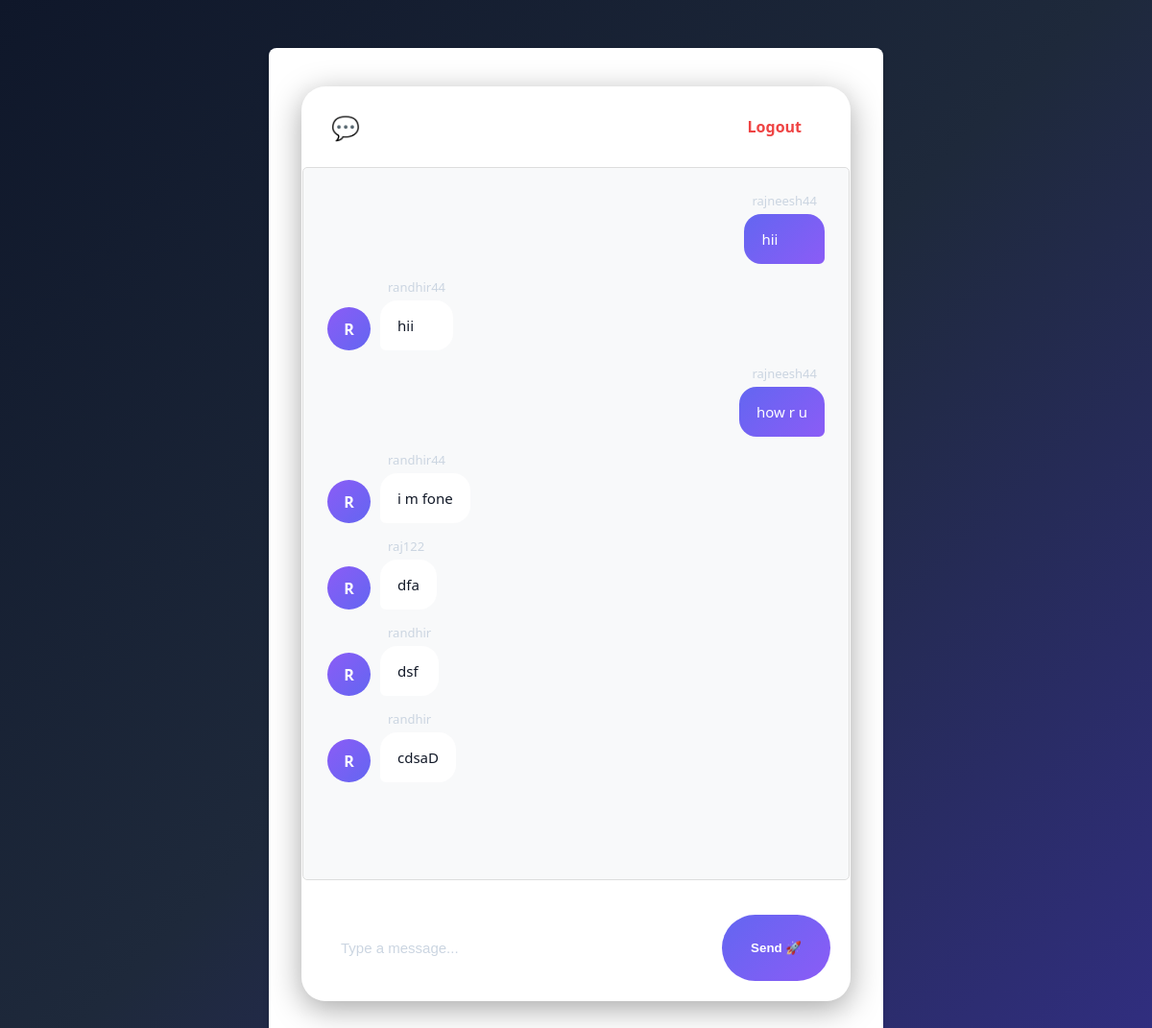
Screenshot of / (signed in) with the database file from the repository.
### chat/models.py (models this page shows, shortened)
class Message(models.Model):
    user = models.ForeignKey(User, on_delete=models.CASCADE)
    content = models.TextField()
    timestamp = models.DateTimeField(auto_now_add=True)
    class Meta:
        ordering = ['timestamp']

### chat/views.py (the view)
# urls.py: path('', views.chat_room, name='chat_room'),
@login_required(login_url='login')
def chat_room(request):
    messages = Message.objects.all()[0:50] # Fetch last 50 messages
    return render(request, 'chat/chat_room.html', {'messages': messages})

### chat/templates/chat/chat_room.html (shortened to what this page needs)
{% extends 'chat/base.html' %}
{% block content %}
<div class="chat-container">
    <div class="chat-header">
        <h3>💬 Welcome, {{ request.user.username }}</h3>
        <a href="{% url 'logout' %}" class="logout-btn">
            Logout
        </a>
    </div>
    <div id="chat-log" class="message-box">
        {% for message in messages %}
        <div class="chat-message {% if message.user.username == request.user.username %}sent{% else %}received{% endif %}">
            {% if message.user.username != request.user.username %}
            <div class="avatar">
                {{ message.user.username|first|upper }}
            </div>
            {% endif %}
            <div class="message-content">
                <div class="username">
                    {{ message.user.username }}
                </div>
                <div class="bubble">
                    {{ message.content }}
                </div>
            </div>
        </div>
        {% endfor %}
    </div>
    <div class="chat-input-area">
        <input
            id="chat-message-input"
            type="text"
            placeholder="Type a message..."
        >
        <button id="chat-message-submit">
            Send 🚀
        </button>
    </div>
</div>
{% endblock %}

### chat/templates/chat/base.html (shortened to what this page needs)
<!DOCTYPE html>
<html>
<head>
</head>
<body>
    <div class="container">
        {% block content %}{% endblock %}
    </div>
</body>
</html>

### chat/templates/chat/base.html (style rules this page uses)
body { font-family: 'Segoe UI', Tahoma, Geneva, Verdana, sans-serif; background: #e9ecef; margin: 0; padding: 0; }
.container { max-width: 600px; margin: 50px auto; padding: 20px; background: #fff; border-radius: 8px; box-shadow: 0 4px 6px rgba(0,0,0,0.1); }
input[type="text"], input[type="password"] { width: 100%; padding: 10px; margin: 10px 0; border: 1px solid #ccc; border-radius: 5px; box-sizing: border-box; }
button { background: #28a745; color: white; border: none; padding: 10px 15px; border-radius: 5px; cursor: pointer; }
.message-box { height: 400px; overflow-y: scroll; border: 1px solid #ddd; padding: 15px; background: #f8f9fa; border-radius: 5px; margin-bottom: 15px; }

### chat/templates/chat/chat_room.html (style rules this page uses)
body { background: linear-gradient( 135deg, #0f172a, #1e293b, #312e81 ); min-height:100vh; }
.chat-container { width:95%; max-width:1100px; height:90vh; margin:20px auto; display:flex; flex-direction:column; background:rgba(255,255,255,0.08); backdrop-filter:blur(25px); border:1px solid rgba(255,255,255,0.1); border-radius:25px; overflow:hidden; box-shadow: 0 8px 32px rgba(0,0,0,.35); }
.chat-header { display:flex; justify-content:space-between; align-items:center; padding:20px 30px; background:rgba(255,255,255,.05); border-bottom:1px solid rgba(255,255,255,.1); color:white; }
.chat-header h3 { margin:0; font-size:24px; font-weight:600; }
.logout-btn { text-decoration:none; background:white; color:#ef4444; padding:10px 20px; border-radius:50px; font-weight:600; transition:.3s; }
.message-box { flex:1; overflow-y:auto; padding:25px; display:flex; flex-direction:column; gap:15px; }
.chat-message { display:flex; align-items:flex-end; gap:10px; animation:slideUp .25s ease; }
.received { justify-content:flex-start; }
.sent { justify-content:flex-end; }
.avatar { width:45px; height:45px; border-radius:50%; background:linear-gradient( 135deg, #8b5cf6, #6366f1 ); color:white; display:flex; justify-content:center; align-items:center; font-weight:bold; font-size:16px; flex-shrink:0; }
.message-content { max-width:70%; }
.username { color:#cbd5e1; font-size:13px; margin-bottom:5px; padding:0 8px; }
.sent .username { text-align:right; }
.bubble { padding:14px 18px; border-radius:18px; word-wrap:break-word; line-height:1.6; font-size:15px; }
.received .bubble { background:white; color:#111827; border-bottom-left-radius:6px; }
.sent .bubble { background:linear-gradient( 135deg, #6366f1, #8b5cf6 ); color:white; border-bottom-right-radius:6px; }
.chat-input-area { display:flex; gap:15px; padding:20px; background:rgba(255,255,255,.05); border-top:1px solid rgba(255,255,255,.1); }
#chat-message-input { flex:1; border:none; outline:none; border-radius:50px; padding:16px 20px; background:rgba(255,255,255,.08); color:white; font-size:15px; }
#chat-message-input::placeholder { color:#cbd5e1; }
#chat-message-submit { border:none; border-radius:50px; padding:0 30px; background:linear-gradient( 135deg, #6366f1, #8b5cf6 ); color:white; font-weight:600; cursor:pointer; transition:.3s; }

### rows the page displays
Message: user.username "rajneesh44", content "hii"
Message: user.username|first "R", user.username "randhir44", content "hii"
Message: user.username "rajneesh44", content "how r u"
Message: user.username|first "R", user.username "randhir44", content "i m fone"
Message: user.username|first "R", user.username "raj122", content "dfa"
Message: user.username|first "R", user.username "randhir", content "dsf"
Message: user.username|first "R", user.username "randhir", content "cdsaD"
